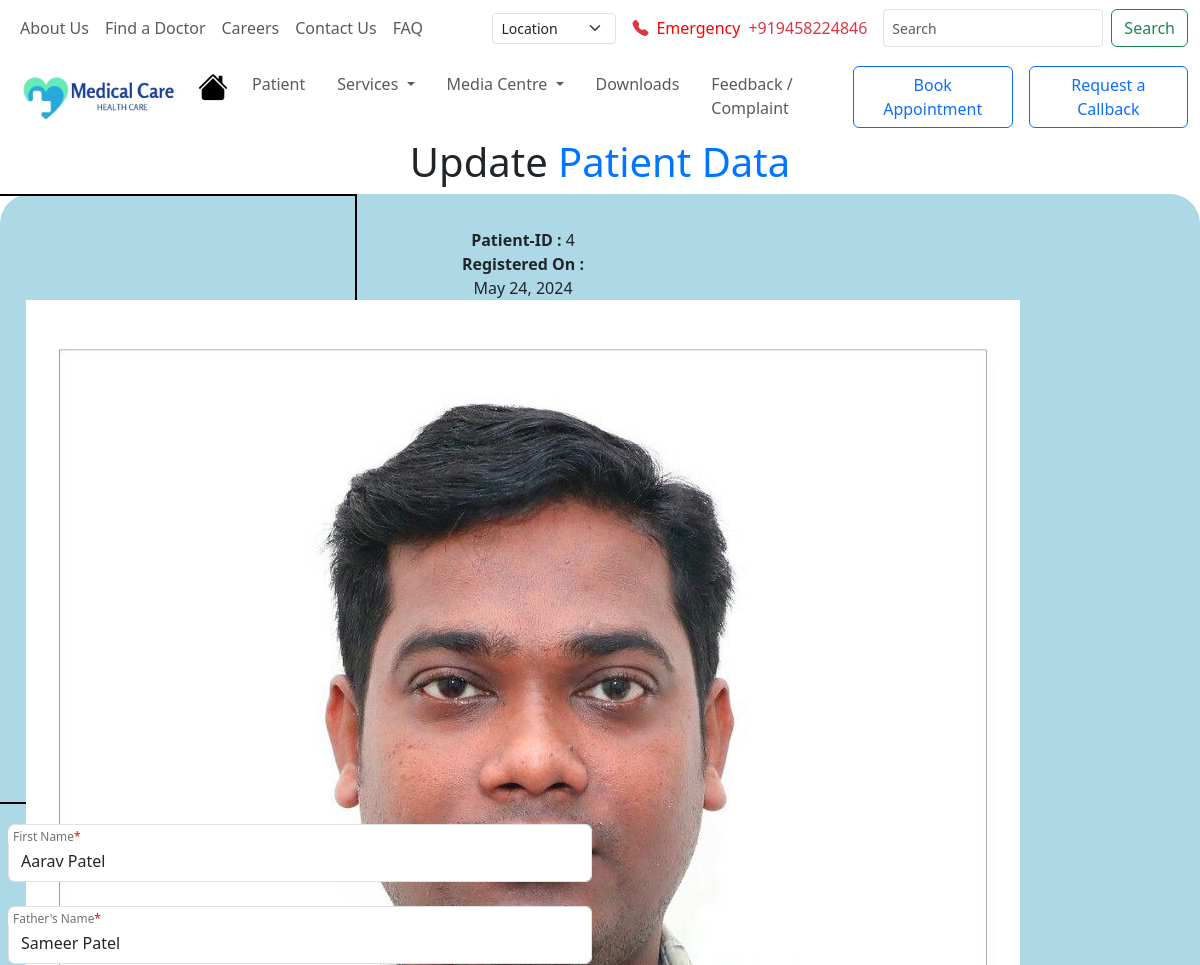
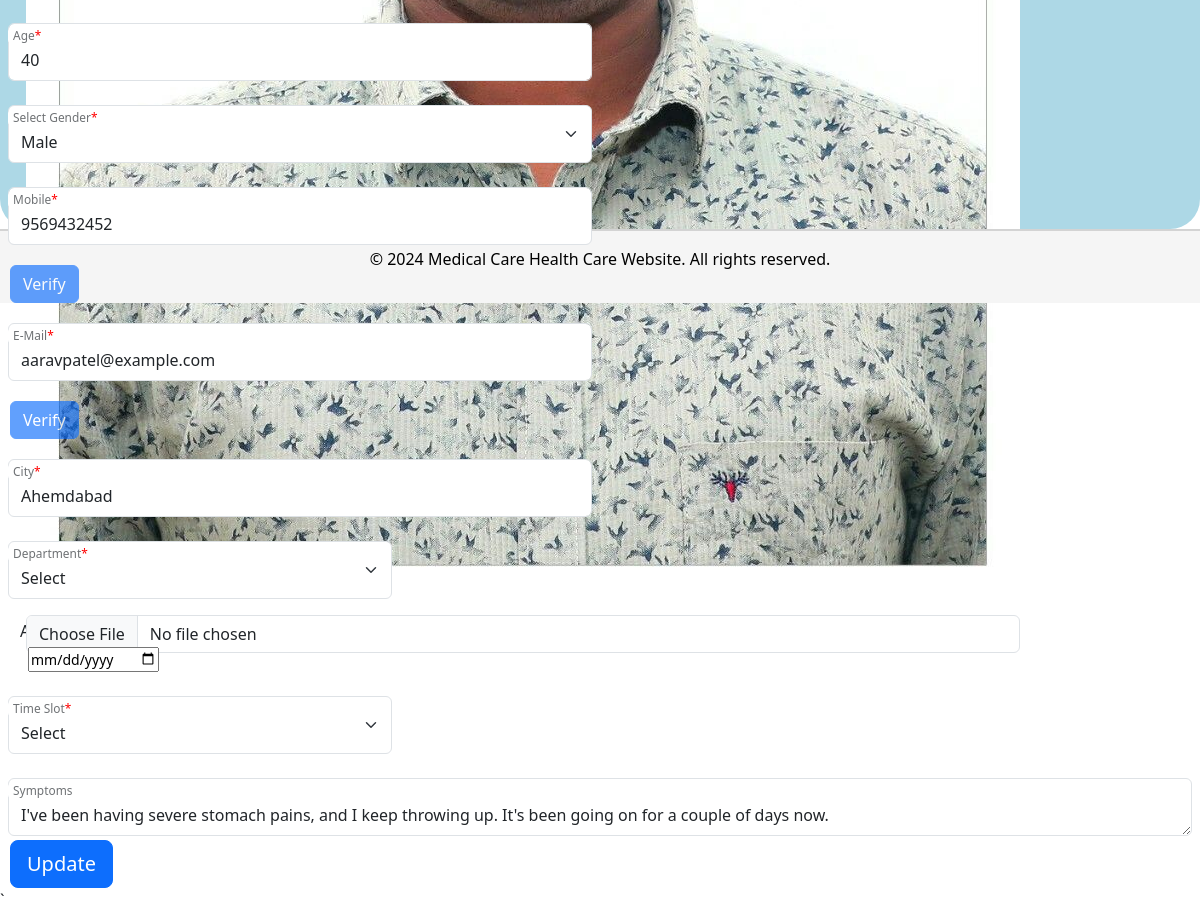
The page /patient/update/4 on the database its author committed (2 pictures, top to bottom).
### Patient/models.py (models this page shows, shortened)
class Patients(models.Model):
    patient_id = models.AutoField(primary_key=True, unique=True)
    patient_full_name = models.CharField(max_length=100)
    patient_father_name = models.CharField(max_length=100)
    patient_age = models.SmallIntegerField()
    patient_gender = models.CharField(max_length=10)
    patient_mobile = models.CharField(max_length=10,unique=True)
    patient_email = models.EmailField(max_length=100,unique=True)
    patient_city = models.CharField(max_length=50)
    patient_symptoms = models.CharField(max_length=1000)
    registeration_time = models.DateField(auto_now_add=True)
    patient_image = models.ImageField(upload_to='patient_image/',null=True) # For uploaded photo

### Patient/views.py (the view, shortened to what this page needs)
# urls.py: path('update/<int:id>',views.update_patient,name='update'),
def update_patient(request,id):
    patient = models.Patients.objects.get(patient_id = id)
    return render(request,'Patient/update.html',context={'patient':patient})

### Patient/templates/Patient/update.html (shortened to what this page needs)
<!DOCTYPE html>
{% load static %}
<html lang="en">
<head>
    <link href="https://cdn.jsdelivr.net/npm/bootstrap@5.3.3/dist/css/bootstrap.min.css" rel="stylesheet">
    <link rel="stylesheet" href="https://cdn.jsdelivr.net/npm/bootstrap-icons@1.11.3/font/bootstrap-icons.min.css">
    <link rel="stylesheet" href="{% static 'css/update.css' %}">
</head>
<body>
    {% include 'navbar.html' %}
    <h1 class="heading">Update <span>Patient Data</span></h1>
    <div class="patient-data">
        <form class="row g-3 needs-validation" action= "{% url 'Patient:update' id=patient.patient_id %}" method="POST" enctype="multipart/form-data" novalidate>
        <div class="left-side">
            <span><b>Patient-ID : </b>{{patient.patient_id}}</span>
            <span><b>Registered On : </b></span>
            <span>{{patient.registeration_time}}</span>
            <div class="img">
                <img src="{{patient.patient_image.url}}" alt="patient-image"><br>
                <div class="input-group">
                    <input type="file" class="form-control" id="inputGroupFile04" aria-describedby="inputGroupFileAddon04" aria-label="Upload" name="image">
                </div>
            </div>
        </div>
        <div class="right-side">
                <div class="col-md-6">
                    <div class="form-floating mb-3 form-control-sm">
                        <input name= "full_name" type="text" class="form-control" id="full_name" placeholder="Full Name" value="{{patient.patient_full_name}}">
                        <label for="full_name">First Name<font color="red">*</font></label>
                    </div>
                </div>
                <div class="col-md-6">
                    <div class="form-floating mb-3 form-control-sm">
                        <input name="father_name" type="text" class="form-control" id="father_name" placeholder="Father's Name" value="{{patient.patient_father_name}}">
                        <label for="father_name">Father's Name<font color="red">*</font></label>
                    </div>
                </div>
                <div class="col-md-6">
                    <div class="form-floating mb-3 form-control-sm">
                        <input name="age" type="text" class="form-control" id="age" placeholder="Age" value="{{patient.patient_age}}">
                        <label for="age">Age<font color="red">*</font></label>
                    </div>
                </div>
                <div class="col-md-6">
                    <div class="form-floating mb-3 form-control-sm">
                        <select name= "gender" class="form-select" aria-label="Default select example">
                        {% if patient.patient_gender == 'male' %}
                            <option selected value="male">Male</option>
                        {% elif patient.patient_gender == 'female' %}
                            <option>Select</option>
                            <option value="male">Male</option>
                            <option selected value="female">Female</option>
                            <option value="other">Other</option>
                        {% elif patient.patient_gender == 'other' %}
                            <option>Select</option>
                            <option value="male">Male</option>
                            <option value="female">Female</option>
                            <option selected value="other">Other</option>
                        {% endif %}
                        </select>
                        <label for="gender">Select Gender<font color="red">*</font></label>
                    </div>
                </div>
                <div class="col-md-6">
                    <div class="form-floating mb-3 form-control-sm">
                        <input name= "mobile" type="text" class="form-control" id="mobile" placeholder="Mobile" maxlength="10" minlength="10" value="{{patient.patient_mobile}}">
                        <label for="mobile">Mobile<font color="red">*</font></label>
                    </div>
                    <div class="col-sm-6">
                        <button type="submit" class="btn btn-primary mb-3" style="margin-left: 10px;" disabled>Verify</button>
                    </div>
                </div>
                <div class="col-md-6">
                    <div class="form-floating mb-3 form-control-sm">
                        <input name= "email" type="email" class="form-control" id="email" placeholder="Email" value="{{patient.patient_email}}">
                        <label for="email">E-Mail<font color="red">*</font></label>
                    </div>
                    <div class="col-sm-6">
                        <button type="submit" class="btn btn-primary mb-3" style="margin-left: 10px;" disabled>Verify</button>
                    </div>
                </div>
                <div class="col-md-6">
                    <div class="form-floating mb-3 form-control-sm">
                        <input name= "city" type="text" class="form-control" id="city" placeholder="City" value="{{patient.patient_city}}">
                        <label for="city">City<font color="red">*</font></label>
                    </div>
                </div>
                <div class="col-md-4">
                    <div class="form-floating mb-3 form-control-sm">
                        <select name="department" class="form-select" aria-label="Default select example">
                            <option selected>Select</option>
                        </select>
                        <label for="department">Department<font color="red">*</font></label>
                    </div>
                </div>
                <div class="col-md-4">
                    <label for="appointment_date" style="margin-left: 20px;">Appointment Date<font color="red">*</font></label>
                    <div class="form-floating mb-3 form-control-sm" style="margin-left: 20px;">
                        <input name= "appointment_date" type="date" id="appointment_date" name="appointment_date">
                    </div>
                </div>
                <div class="col-md-4">
                    <div class="form-floating mb-3 form-control-sm">
                        <select name="appointment_time_slot" class="form-select" aria-label="Default select example">
                            <option selected>Select</option>
                        </select>
                        <label for="appointment_time_slot">Time Slot<font color="red">*</font></label>
                    </div>
                </div>
                <div class="col-md-12">
                    <div class="form-floating form-control-sm">
                        <textarea name= "symptoms" class="form-control" id="symptoms">{{patient.patient_symptoms}}</textarea>
                        <label for="symptoms">Symptoms</label>
                    </div>
                </div>
                <div class="col-12">
                    <button type="submit" class="btn btn-primary btn-lg" style="margin-left: 10px;">Update</button>
                </div>`
            </div>
        </form>
    </div>
    {% include 'footer.html' %}
</body>
</html>

### Patient/static/css/update.css (style rules this page uses)
.heading { text-align: center; }
.heading>span { color: #0075ff; }
.patient-data { height: 1000px; width: 100%; background-color: lightblue; display: flex; border-radius: 30px 30px 30px 30px; }
.left-side { border: 2px solid black; width: 30%; height: 60%; display: grid; place-items: center; padding: 2em; }

### static/css/footer.css (style rules this page uses)
body { min-height: 100vh; display: flex; flex-direction: column; }

### rows shown on the page
Patients: patient_id "4", registeration_time "May 24, 2024", full_name "Aarav Patel", father_name "Sameer Patel", age "40", gender "Male", mobile "9569432452", email "aaravpatel@example.com", city "Ahemdabad", symptoms "I've been having severe stomach pains, and I keep throwing up. It's been going on for a couple of days now."
